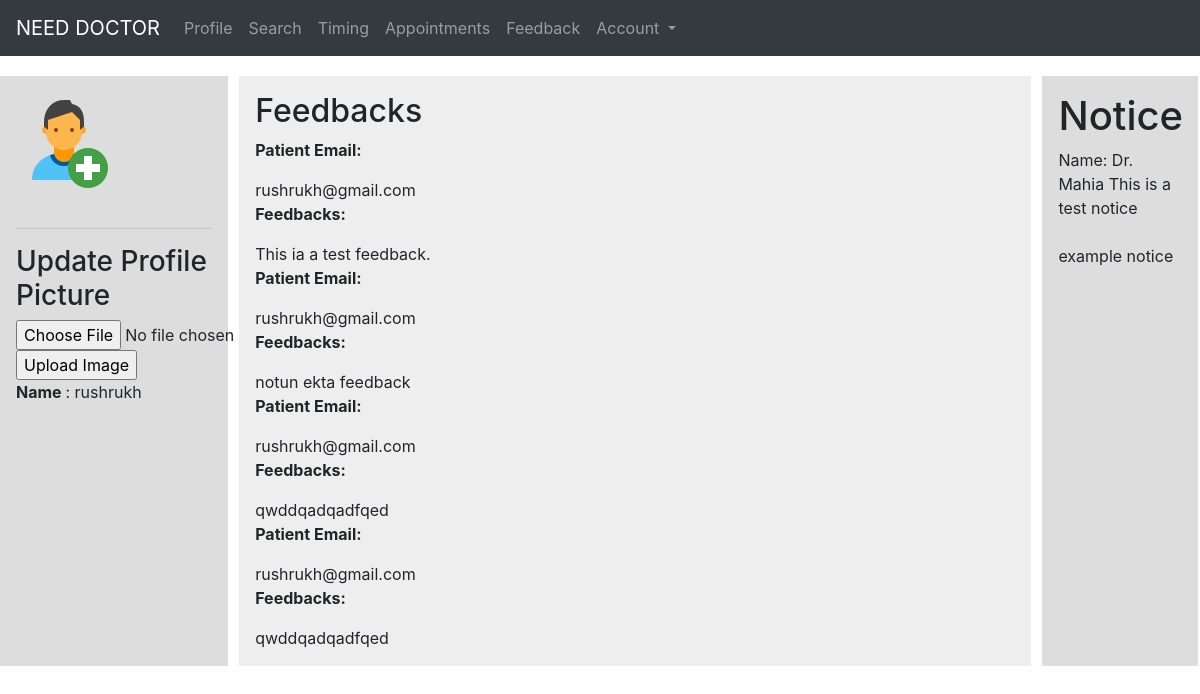
Screenshot of /viewfeedbacks.php (signed in) with the database file from the repository.
### tables this page shows
CREATE TABLE `patient` (
  `patient_id` int(11) NOT NULL,
  `name` varchar(50) NOT NULL,
  `email` varchar(50) NOT NULL,
  `password` varchar(50) NOT NULL,
  `confirm_password` varchar(50) NOT NULL,
  `contact_no` int(14) NOT NULL,
  `address` varchar(50) NOT NULL,
  `dob` date NOT NULL,
  `blood_group` varchar(3) NOT NULL,
  `gender` varchar(7) NOT NULL,
  `image` varchar(100) DEFAULT NULL
);

CREATE TABLE `feedback` (
  `f_id` int(11) NOT NULL,
  `patient_email` varchar(50) NOT NULL,
  `feedback` text NOT NULL
);

CREATE TABLE `notice` (
  `n_id` int(11) NOT NULL,
  `doctor_email` varchar(50) NOT NULL,
  `notice` text NOT NULL
);

### viewfeedbacks.php (the view, shortened to what this page needs)
<?php require_once 'includes/header.php'; ?>
<?php require_once 'includes/header-bottom.php'; ?>
<body>
<?php require_once 'includes/menudoctor.php'?>
<div class="wr">
    <div class="box1">
      <?php require_once 'includes/left-sidebar-doctor.php'; ?>
    </div>
    <div class="box2">
        <h2>Feedbacks</h2>
        <?php
        $feedback = (mysqli_query($conn, "SELECT * FROM feedBack ;"));
        while ($row = mysqli_fetch_assoc($feedback)) {
            echo "<p><b>Patient Email: </b></p>";
            echo $row['patient_email'];
            echo "<p><b>Feedbacks: </b></p>";
            echo $row['feedback'];
            echo "<br>";
        }
        ?>
    </div>
  <?php require_once 'includes/right-sidebar.php' ?>
</div>
</body>
</html>

### includes/left-sidebar-doctor.php (shortened to what this page needs)
<div class="box1">
    <div class="profile-pic">
        <?php if ($image): ?>
            <img src="images/profile-pics/<?php echo $image ?>"/>
        <?php else: ?>
            <img src="images/profile-pics/icons8-add_user.png"/>
        <?php endif; ?>
    </div>
    <br>
    <hr>
    <h3>Update Profile Picture</h3>
    <form action="doctorprofile.php" method="post" enctype="multipart/form-data">
        <input type="file" name="fileToUpload" id="fileToUpload">
        <input type="submit" value="Upload Image" name="submit-image">
    </form>
    <?php
    $email = $_SESSION['email'];
    $sql11 = mysqli_query($conn, "SELECT * FROM patient where email = '$email'");
    while ($pro = mysqli_fetch_array($sql11)) {
        $name = $pro["name"];
        echo "
 			<p><b>Name </b>: $name </p>
 			";
    }
    ?>
</div>

### includes/right-sidebar.php
<div class="box3">
    <h1>Notice</h1>
    <?php
    $text = (mysqli_query($conn, "SELECT * FROM notice ;"));
    while ($row = mysqli_fetch_assoc($text)) {
        echo $row['notice'];
        echo "<br> <br>";
    }
    ?>
</div>

### css/style.css (style rules this page uses)
.box1 { grid-column: 1; grid-row: 1/12; }
.box2 { grid-column: 2/3; grid-row: 1/7; }
.box3 { grid-column: 3; grid-row: 1/12; }
.wr { display: grid; grid-template-columns: 19% 66% 13%; grid-gap: .7em; }
.wr > div { background: #eee; padding: 1em; }
.wr > div:nth-child(odd) { background: #ddd; }
.box1 { grid-column: 1; grid-row: 1/3; grid-gap: 1em; }
.box2 { grid-column: 3; grid-row: 1/3; grid-gap: 1em; }
.box3 { grid-column: 2/3; grid-row: 2; grid-gap: 1em; }
.box2 { grid-column: 2/3; grid-row: 1/12; }
.profile-pic img { max-width: 300px; }

### rows the page displays
patient: name "rushrukh"
feedback: patient_email "rushrukh@gmail.com", feedback "This ia a test feedback."
feedback: patient_email "rushrukh@gmail.com", feedback "notun ekta feedback"
feedback: patient_email "rushrukh@gmail.com", feedback "qwddqadqadfqed"
feedback: patient_email "rushrukh@gmail.com", feedback "qwddqadqadfqed"
notice: notice "Name: Dr. Mahia This is a test notice"
notice: notice "example notice"
